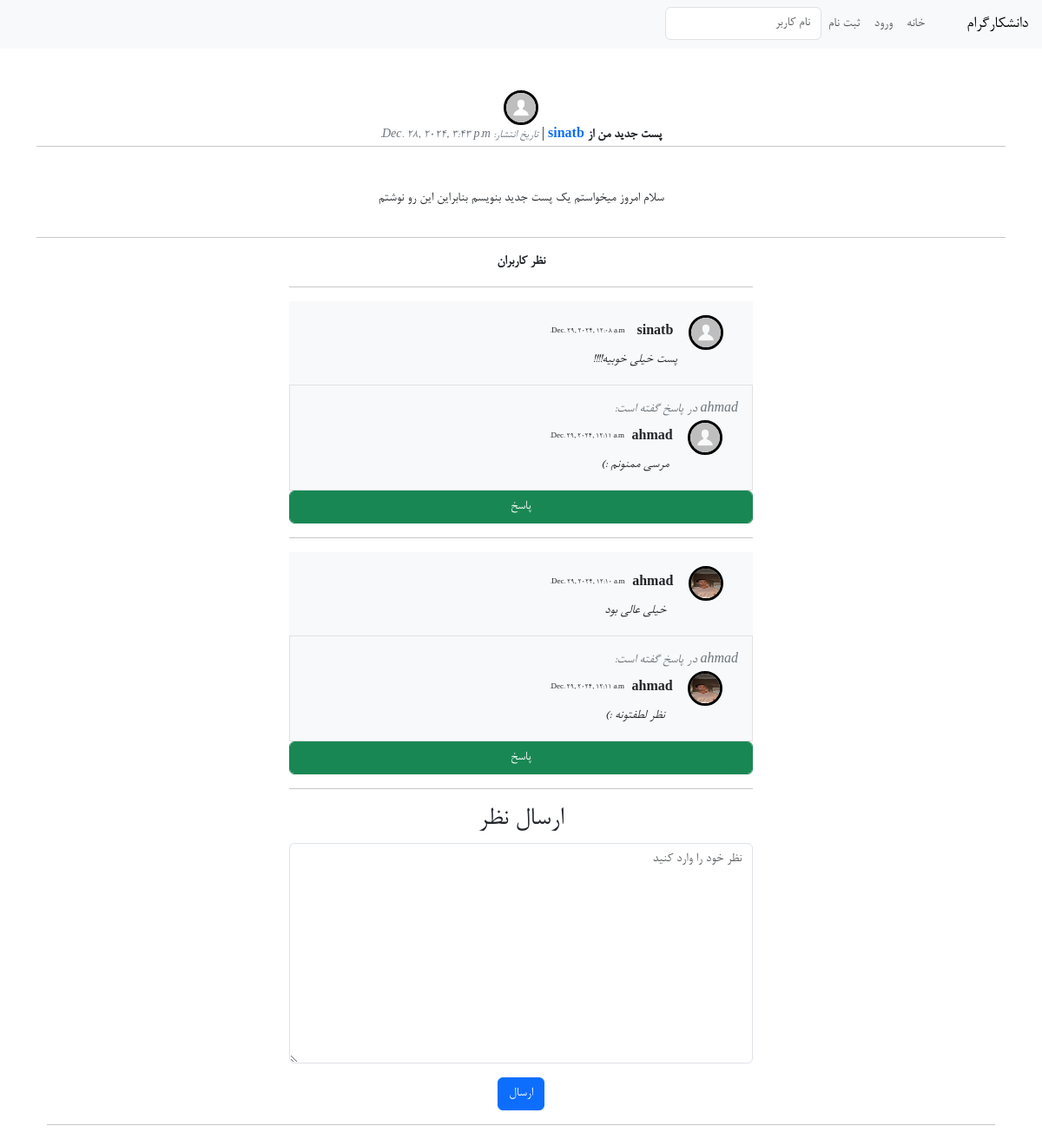
Screenshot of /post/12/ with the database file from the repository.
### users/models.py (models this page shows)
class Profile(models.Model):
    user = models.OneToOneField(User, on_delete=models.CASCADE, related_name='profile')
    profile_image = models.ImageField(upload_to='profile_images/', default="profile_images/default.png", blank=False, null=False)
    bio = models.TextField(max_length=100,blank=True, null=True)

class Post(models.Model):
    title = models.CharField(max_length=200)
    content = RichTextField()
    author = models.ForeignKey(User, on_delete=models.CASCADE, related_name="posts")
    created_at = models.DateTimeField(auto_now_add=True)
    updated_at = models.DateTimeField(auto_now=True)
    is_published = models.BooleanField(default=True)

class Comment(models.Model):
    post = models.ForeignKey(Post, on_delete=models.CASCADE, related_name='comments')
    user = models.ForeignKey(User, on_delete=models.CASCADE)
    content = models.TextField()
    created_at = models.DateTimeField(auto_now_add=True)
    parent = models.ForeignKey('self', null=True, blank=True, on_delete=models.CASCADE, related_name='replies')

### users/views.py (the view)
# urls.py: path('post/<int:post_id>/', views.post_detail, name='post_detail'),
def post_detail(request, post_id):
    post = get_object_or_404(Post, id=post_id)
    if request.method == 'POST':
        form = CommentForm(request.POST, post=post)
        if form.is_valid():
            form.save(user=request.user)
            return redirect('post_detail', post_id=post.id)
    else:
        form = CommentForm(post=post)
    comments = post.comments.filter(parent__isnull=True)
    replies = post.comments.filter(parent__isnull=False)
    return render(request, 'post_detail.html', {
        'post': post,
        'comments': comments,
        'replies': replies,
        'form': form,
    })

### users/forms.py (shortened to what this page needs)
class CommentForm(forms.ModelForm):
    class Meta:
        model = Comment
        fields = ['content']
        labels={
            'content':'',
        }
        widgets = {
            'content':forms.Textarea(attrs={'class':'form-control','placeholder':'نظر خود را وارد کنید'})
        }
    parent_comment_id = forms.IntegerField(widget=forms.HiddenInput(), required=False)
    def __init__(self, *args, **kwargs):
        self.post = kwargs.pop('post', None)
        super().__init__(*args, **kwargs)

### users/context_processors.py (called while the page is built)
def profilepic(request):
    profiles = Profile.objects.all()
    allposts = Post.objects.all()
    if not request.user.is_authenticated:
        return {'profilepic': None, 'profilepics': profiles}
    try:
        profile = Profile.objects.get(user=request.user)
    except:
        profile = None
    return {'profilepic': profile,'profilepics':profiles,'allposts':allposts}

### users/templates/post_detail.html (shortened to what this page needs)
{% extends "base.html" %}
{% block content %}
    <div class="container">
        <div class="row justify-content-center">
            <div class="col-3">
                {% for pic in profilepics%}
                    {% if pic.user_id == post.author_id %}
                        <img src="/media/{{ pic.profile_image }}" width="30px" height="30px" style="width: 40px; height:40px; position: relative; border: 3px solid black; border-radius: 100%; ">
                    {% endif %}
                {% endfor %}
            </div>
        </div>
        <div class="row">
            <div class="col-12">
                <b>
                     {{post.title}} از <a href="{% url 'user_profile' post.author_id %}">{{ post.author}} </a>
                </b>
                 |
                <i class="text-secondary">
                    <small>
                        تاریخ انتشار: {{post.created_at}}
                    </small>
                </i>
            </div>
        </div>
        <div class="row">
            <hr>
            <div class="col-12" style="padding: 2rem;">
                {{ post.content|safe}}
            </div>
            <hr>
        </div>
        <div class="row justify-content-center">
            <div class="col-6" >
                <b>نظر کاربران</b>
                <hr>
                {% for comment in comments %}
                    <div class="container bg-light" style="padding: 1rem;">
                        <div class="row ">
                            <div class="col-2" style=" padding-left: 0;">
                                {% for pic in profilepics%}
                                    {% if pic.user_id == comment.user.id %}
                                        <img src="/media/{{ pic.profile_image }}" width="30px" height="30px" style="width: 40px; height:40px; position: relative; border: 3px solid black; border-radius: 100%; ">
                                    {% endif %}
                                {% endfor %}
                            </div>
                            <div class="col-1" style="text-align-last: right; padding: 0.5rem 0 0 0;">
                               <b> {{ comment.user.username }} </b>
                            </div>
                            <div class="col-4" style="text-align-last: right; padding-top: 0.4rem;">
                                <span style="font-size:9px; ">{{ comment.created_at }}</span>
                            </div>
                        </div>
                        <div class="row ">
                            <div class="col-6">
                                <i>{{ comment.content }} </i>
                            </div>
                        </div>
                    </div>
                    {% for reply in comment.replies.all %}
                        <div class="container border bg-light" style="padding: 1rem;">
                           <div class="row" style="text-align-last: right;">
                                <div class="col">
                                    <i class="text-secondary">{{ reply.user.username }} در پاسخ گفته است:</i>
                                </div>
                           </div>
                            <div class="row ">
                                <div class="col-2" style=" padding-left: 0;">
                                    {% for pic in profilepics%}
                                        {% if pic.user_id == comment.user.id %}
                                            <img src="/media/{{ pic.profile_image }}" width="30px" height="30px" style="width: 40px; height:40px; position: relative; border: 3px solid black; border-radius: 100%; ">
                                        {% endif %}
                                    {% endfor %}
                                </div>
                                <div class="col-1" style="text-align-last: right; padding: 0.5rem 0 0 0;">
                                <b> {{ reply.user.username }} </b>
                                </div>
                                <div class="col-4" style="text-align-last: right; padding-top: 0.4rem;">
                                    <span style="font-size:9px; ">{{ reply.created_at }}</span>
                                </div>
                            </div>
                            <div class="row ">
                                <div class="col-6">
                                    <i>{{ reply.content }}</i>
                                </div>
                            </div>
                        </div>
                    {% endfor %}
                    <button class="btn btn-success form-control allow-reply" value="{{ comment.id }}">پاسخ</button>
                <hr>
                {% endfor %}
                <h2>ارسال نظر</h2>
                <form method="post">
                    {{ form.as_p }}
                    <button type="submit" class="btn btn-primary">ارسال</button>
                </form>
            </div>
        </div>
            <hr>
        </div>
    </div>
{% endblock %}

### rows the page displays
Profile: profile_image (placeholder picture)
Post: title "پست جدید من", author "sinatb", created_at "Dec. 28, 2024, 3:43 p.m.", content "سلام امروز میخواستم یک پست جدید بنویسم بنابراین این رو نوشتم"
Comment: user.username "sinatb", created_at "Dec. 29, 2024, 12:08 a.m.", content "پست خیلی خوبیه!!!!", {{ comment.id }} 12 (drawn)
Comment: user.username "ahmad", created_at "Dec. 29, 2024, 12:11 a.m.", content "مرسی ممنونم :)"
Comment: user.username "ahmad", created_at "Dec. 29, 2024, 12:10 a.m.", content "خیلی عالی بود", {{ comment.id }} 13 (drawn)
Profile: profile_image (picture)
Comment: user.username "ahmad", created_at "Dec. 29, 2024, 12:11 a.m.", content "نظر لطفتونه :)"
